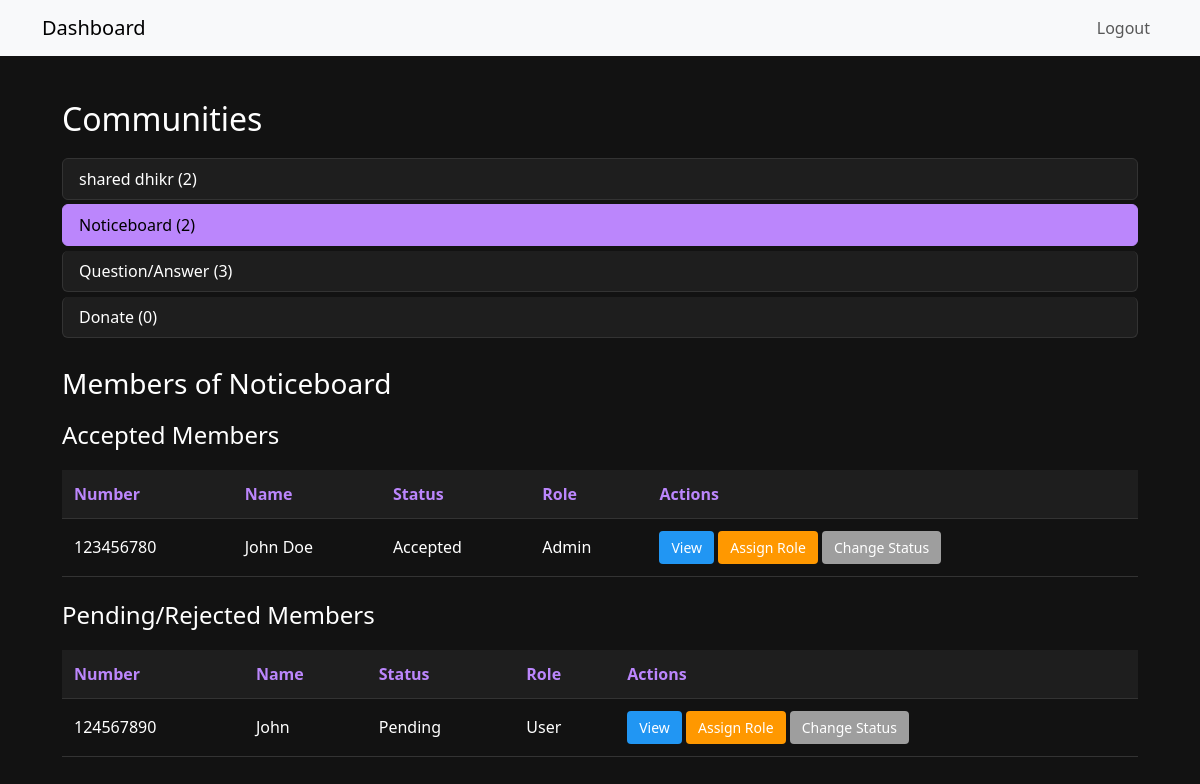
The app's page /custom-admin/dashboard/?community=2 (signed in) with its own data.
### myapp/models.py (models this page shows, shortened)
class CommunityMember(models.Model):
    COMMUNITY_CHOICES = [
        (1, 'shared dhikr'),
        (2, 'Noticeboard'),
        (3, 'Question/Answer'),
        (4, 'Donate'),
    ]
    ROLE_CHOICES = [
        ('user', 'User'),
        ('admin', 'Admin'),
    ]
    STATUS_CHOICES = [
        ('pending', 'Pending'),
        ('accepted', 'Accepted'),
        ('rejected', 'Rejected'),
    ]
    name = models.CharField(max_length=255)
    phone_number = models.ForeignKey(PhoneNumber, on_delete=models.CASCADE, related_name="community_members")
    community = models.IntegerField(choices=COMMUNITY_CHOICES)
    profile_image = models.ImageField(upload_to='profile_images/', blank=True, null=True) # Stores base64 image data as text
    role = models.CharField(max_length=10, choices=ROLE_CHOICES, default='user')
    status = models.CharField(max_length=10, choices=STATUS_CHOICES, default='pending')

class PhoneNumber(models.Model):
    ROLE_CHOICES = [
        ('user', 'User'),
        ('admin', 'Admin'),
    ]
    number = models.CharField(max_length=15, unique=True)
    is_verified = models.BooleanField(default=False)
    role = models.CharField(max_length=10, choices=ROLE_CHOICES, default='user')

### custom_admin/views.py (the view)
# urls.py: path('dashboard/', views.AdminDashboardView.as_view(), name='dashboard'),
class AdminDashboardView(LoginRequiredMixin, View):
    template_name = 'custom_admin/dashboard.html'
    def get(self, request):
        selected_community = request.GET.get('community', None)
        communities = CommunityMember.COMMUNITY_CHOICES
        community_data = [
            {'id': value, 'name': name, 'count': CommunityMember.objects.filter(community=value).count()}
            for value, name in communities
        ]
        context = {
            'communities': communities,
            'community_data': community_data,
            'selected_community': selected_community,
        }
        if selected_community:
            community_members = CommunityMember.objects.filter(community=selected_community).select_related('phone_number')
            accepted_members = community_members.filter(status='accepted')
            pending_members = community_members.exclude(status='accepted')
            accepted_page_obj = Paginator(accepted_members, 10).get_page(request.GET.get('accepted_page'))
            pending_page_obj = Paginator(pending_members, 10).get_page(request.GET.get('pending_page'))
            context.update({
                'accepted_members': accepted_page_obj.object_list,
                'pending_members': pending_page_obj.object_list,
                'accepted_page_obj': accepted_page_obj,
                'pending_page_obj': pending_page_obj,
            })
        return render(request, self.template_name, context)

### custom_admin/templatetags/community_tags.py (called while the page is built)
@register.filter
def get_community_name(communities, community_id):
    for value, name in communities:
        if str(value) == str(community_id):
            return name
    return ''

### templates/custom_admin/dashboard.html (shortened to what this page needs)
{% extends 'base.html' %}
{% load community_tags %}
{% block content %}
<div class="dashboard-container">
    <h2>Communities</h2>
    <div class="list-group mb-4">
        {% for community in community_data %}
            <a href="?community={{ community.id }}" class="list-group-item list-group-item-action {% if selected_community|stringformat:"s" == community.id|stringformat:"s" %}active{% endif %}">
                {{ community.name }} ({{ community.count }})
            </a>
        {% endfor %}
    </div>
    {% if selected_community %}
        <h3>Members of {{ communities|get_community_name:selected_community }}</h3>
        <h4>Accepted Members</h4>
        <table>
            <thead>
                <tr>
                    <th>Number</th>
                    <th>Name</th>
                    <th>Status</th>
                    <th>Role</th>
                    <th>Actions</th>
                </tr>
            </thead>
            <tbody>
                {% for member in accepted_members %}
                    <tr>
                        <td>{{ member.phone_number.number }}</td>
                        <td>{{ member.name }}</td>
                        <td>{{ member.get_status_display }}</td>
                        <td>{{ member.get_role_display }}</td>
                        <td>
                            <a href="{% url 'custom_admin:view_phone' member.phone_number.number %}" class="btn btn-info">View</a>
                            <a href="{% url 'custom_admin:assign_admin' member.phone_number.number selected_community %}" class="btn btn-warning">Assign Role</a>
                            <a href="{% url 'custom_admin:edit_member_status' member.id %}" class="btn btn-secondary">Change Status</a>
                        </td>
                    </tr>
                {% empty %}
                    <tr>
                        <td colspan="5">No accepted members in this community.</td>
                    </tr>
                {% endfor %}
            </tbody>
        </table>
        <h4 class="mt-4">Pending/Rejected Members</h4>
        <table>
            <thead>
                <tr>
                    <th>Number</th>
                    <th>Name</th>
                    <th>Status</th>
                    <th>Role</th>
                    <th>Actions</th>
                </tr>
            </thead>
            <tbody>
                {% for member in pending_members %}
                    <tr>
                        <td>{{ member.phone_number.number }}</td>
                        <td>{{ member.name }}</td>
                        <td>{{ member.get_status_display }}</td>
                        <td>{{ member.get_role_display }}</td>
                        <td>
                            <a href="{% url 'custom_admin:view_phone' member.phone_number.number %}" class="btn btn-info">View</a>
                            <a href="{% url 'custom_admin:assign_admin' member.phone_number.number selected_community %}" class="btn btn-warning">Assign Role</a>
                            <a href="{% url 'custom_admin:edit_member_status' member.id %}" class="btn btn-secondary">Change Status</a>
                        </td>
                    </tr>
                {% empty %}
                    <tr>
                        <td colspan="5">No pending or rejected members in this community.</td>
                    </tr>
                {% endfor %}
            </tbody>
        </table>
    {% else %}
        <p>Select a community to view its members.</p>
    {% endif %}
</div>
{% endblock %}

### templates/custom_admin/dashboard.html (style rules this page uses)
html, body { height: 100%; margin: 0; background-color: #121212; color: #ffffff; font-family: 'Segoe UI', Tahoma, Geneva, Verdana, sans-serif; }
.dashboard-container { padding: 20px; }
h2, h3, h4 { color: #ffffff; margin-bottom: 20px; }
.list-group-item { background-color: #1e1e1e; color: #ffffff; border: 1px solid #333333; border-radius: 6px; margin-bottom: 5px; }
.list-group-item.active { background-color: #bb86fc; border-color: #bb86fc; color: #000000; }
table { width: 100%; border-collapse: collapse; margin-bottom: 20px; }
th, td { padding: 12px; text-align: left; border-bottom: 1px solid #333333; }
th { background-color: #1e1e1e; color: #bb86fc; }
.btn { padding: 6px 12px; border-radius: 4px; text-decoration: none; display: inline-block; font-size: 14px; }
.btn-info { background-color: #2196F3; color: #ffffff; border: none; }
.btn-warning { background-color: #FF9800; color: #ffffff; border: none; }
.btn-secondary { background-color: #9E9E9E; color: #ffffff; border: none; }

### records on screen
CommunityMember: phone_number.number "123456780", name "John Doe", status "Accepted", role "Admin"
CommunityMember: phone_number.number "124567890", name "John", status "Pending", role "User"

### other values on screen
{{ community.name }} "shared dhikr" "Noticeboard" "Question/Answer" "Donate"
{{ community.count }} "2" "2" "3" "0"
{{ communities|get_community_name:selected_community }} "Noticeboard"
